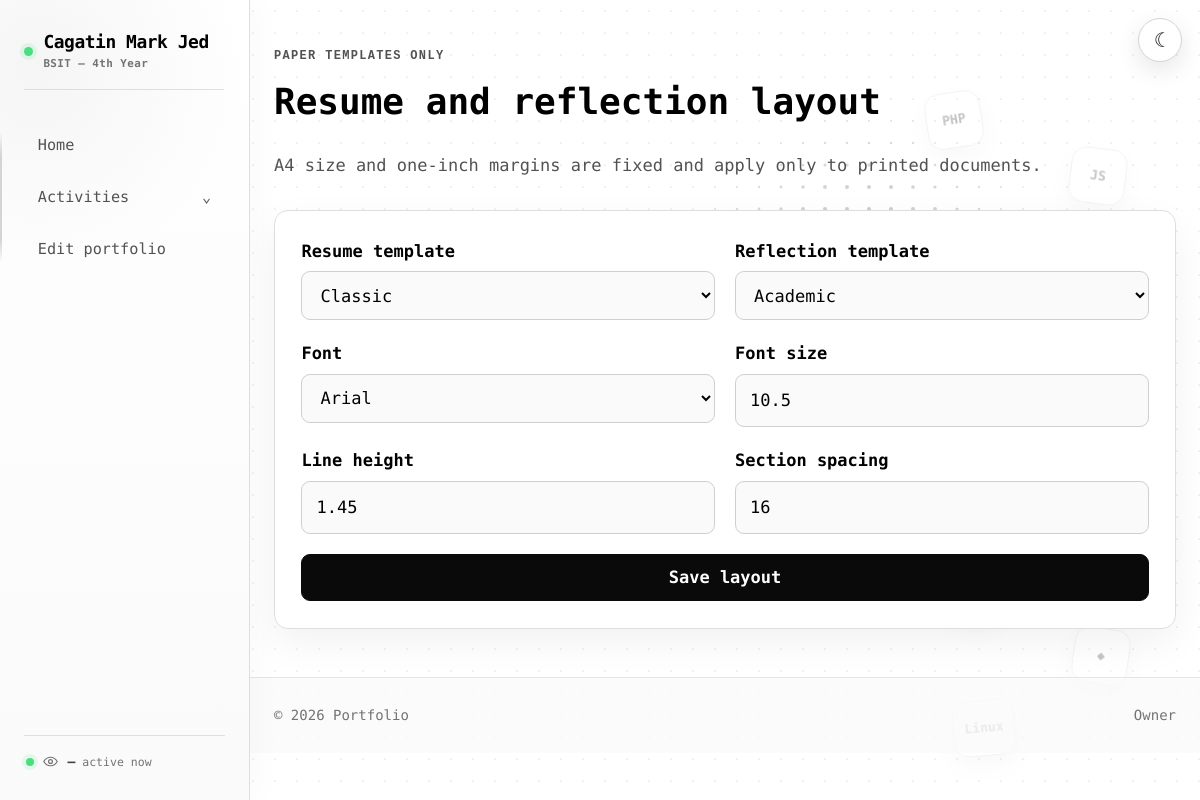
The app's page /?page=layouts (signed in) with its own data.
### tables this page shows
CREATE TABLE IF NOT EXISTS document_layouts (
    id TINYINT UNSIGNED PRIMARY KEY,
    resume_template ENUM('classic','modern') NOT NULL DEFAULT 'classic',
    reflection_template ENUM('academic','journal') NOT NULL DEFAULT 'academic',
    font_family ENUM('Arial','Georgia','Inter') NOT NULL DEFAULT 'Arial',
    font_size DECIMAL(4,1) NOT NULL DEFAULT 10.5,
    line_height DECIMAL(3,2) NOT NULL DEFAULT 1.45,
    section_spacing SMALLINT UNSIGNED NOT NULL DEFAULT 16,
    updated_at TIMESTAMP DEFAULT CURRENT_TIMESTAMP ON UPDATE CURRENT_TIMESTAMP
);

### app/Core/View.php (called while the page is built, shortened)
<?php
final class View
{
    public static function render(string $template, array $data = []): void
    {
        extract($data, EXTR_SKIP);
        require dirname(__DIR__) . '/Views/' . $template . '.php';
    }
}

### app/Controllers/PortfolioController.php (called while the page is built, shortened)
<?php
final class PortfolioController
{
    public function handle(): void
    {
        $page = $_GET['page'] ?? 'home';
        $slug = $_GET['slug'] ?? null;
        $error = null;
        View::render('portfolio', [
            'page' => $page,
            'slug' => $slug,
            'error' => $error,
            'profile' => $this->content->publishedOne('profile')['data'] ?? [],
            'contact' => $this->content->publishedOne('contact')['data'] ?? [],
            ...$this->pageData($page, $slug),
        ]);
    }
    private function pageData(string $page, ?string $slug): array
    {
        return match ($page) {
            'home' => [],
            'about' => ['system' => $this->content->publishedOne('current_system')['data'] ?? []],
            'activities' => $this->listingData($page),
            'activity', 'reflection' => ['item' => $this->content->publishedOne($page, $slug), 'layout' => $this->content->layoutSettings()],
            'resume' => ['item' => $this->content->publishedOne('resume'), 'layout' => $this->content->layoutSettings()],
            'admin' => ['items' => array_values(array_filter(
                $this->content->adminContent(),
                fn (array $item): bool => !in_array($item['type'], ['current_system', 'project'], true)
            ))],
            'edit' => ['item' => $this->findAdminItem((string) ($_GET['id'] ?? ''))],
            'layouts' => ['layout' => $this->content->layoutSettings()],
            default => [],
        };
    }
}

### public/index.php (called while the page is built, shortened)
<?php
(new App\Controllers\PortfolioController(new App\Models\Content()))->handle();

### app/auth.php (called while the page is built, shortened)
<?php
function start_secure_session(): void
{
    if (session_status() === PHP_SESSION_ACTIVE) return;
}
function owner_logged_in(): bool { start_secure_session(); return ($_SESSION['role'] ?? '') === 'owner'; }

### app/Models/Content.php (called while the page is built, shortened)
<?php
final class Content
{
    public function layoutSettings(): array
    {
        $default = ['resume_template'=>'classic','reflection_template'=>'academic','font_family'=>'Arial','font_size'=>10.5,'line_height'=>1.45,'section_spacing'=>16];
        return db()->query('SELECT * FROM document_layouts WHERE id=1')->fetch() ?: $default;
    }
}

### app/Views/portfolio.php (the view, shortened to what this page needs)
<?php
function e(mixed $value): string { return htmlspecialchars((string)$value, ENT_QUOTES, 'UTF-8'); }
?><!doctype html><html lang="en"><head><link rel="stylesheet" href="/assets/style.css"></head><body class="page-<?=e($page)?> bg-white text-black antialiased">
<aside class="sidebar no-print"><a href="/" class="sidebar-name"><?=e($profile['name']??'Cagatin Mark Jed')?></a><button id="menu-button" class="sidebar-menu-button" aria-expanded="false" aria-controls="mobile-menu">Menu</button><nav id="mobile-menu" class="sidebar-nav hidden"><a href="/" class="<?=$page==='home'?'active':''?>">Home</a><details class="sidebar-dropdown" <?=in_array($page,['activities','activity','reflections','reflection','resume'],true)?'open':''?>><summary class="<?=in_array($page,['activities','activity','reflections','reflection','resume'],true)?'active':''?>">Activities <span aria-hidden="true">⌄</span></summary><div class="sidebar-submenu"><a href="/?page=reflections" class="<?=in_array($page,['reflections','reflection'],true)?'active':''?>">Reflections</a><a href="/?page=resume" class="<?=$page==='resume'?'active':''?>">Resume</a></div></details><?php if(owner_logged_in()):?><a href="/?page=admin">Edit portfolio</a><?php endif;?></nav><div class="active-viewers" aria-live="polite"><span class="active-viewers-dot" aria-hidden="true"></span><svg class="active-viewers-eye" aria-hidden="true" viewBox="0 0 24 24"><path d="M2.5 12s3.5-6 9.5-6 9.5 6 9.5 6-3.5 6-9.5 6-9.5-6-9.5-6Z"/><circle cx="12" cy="12" r="2.75"/></svg><span><strong id="active-view-count">—</strong> active now</span></div></aside>
<main class="app-main">
<?php if($page==='home'):?>
<?php
$contactLinks=[];
foreach($contact['links']??[] as $link){$contactLinks[strtolower($link['label']??'')]=$link['url']??'';}
$profileSocials=[
    'facebook'=>$contactLinks['facebook']??'https://www.facebook.com/mark.jed.cagatin.2025/',
    'github'=>$contactLinks['github']??'https://github.com/yukino123-bee',
    'linkedin'=>$contactLinks['linkedin']??'https://www.linkedin.com/in/mark-cagatin-9a868a392/',
    'email'=>'mailto:'.($contact['email']??'cagatinmark26@gmail.com'),
];
?>
<section class="hero-texture"><div class="site-width landing-profile py-20"><div class="profile-portrait"><div class="profile-photo"><img src="/assets/profile-photo.png" alt="Portrait of Cagatin Mark Jed"></div><nav class="profile-socials" aria-label="Social links"><?php foreach($profileSocials as $label=>$url):?><a href="<?=e($url)?>" target="_blank" rel="noreferrer" aria-label="<?=e($label)?>"><?=e($label)?><span aria-hidden="true">↗</span></a><?php endforeach;?></nav></div><div class="profile-intro"><p class="label"><?=e($profile['role']??'Full-Stack Developer')?></p><div class="profile-name-wrap mt-4"><h1><button id="profile-name-button" class="profile-name-button text-5xl font-semibold tracking-[-.05em]" type="button" aria-expanded="false" aria-controls="profile-full-info"><?=e($profile['name']??'Cagatin Mark Jed')?></button></h1><span class="name-tap-cursor" aria-hidden="true">☝</span></div><div id="profile-full-info" class="profile-full-info" hidden><p class="label">Full information</p><dl><div><dt>Name</dt><dd><?=e($profile['full_name']??'Mark Jed M. Cagatin')?></dd></div><div><dt>Age</dt><dd><?=e($profile['age']??'21')?></dd></div><div><dt>Birthdate</dt><dd><?=e($profile['birthdate']??'March 11, 2005')?></dd></div><div><dt>School</dt><dd><?=e($profile['school']??'JH Cerilles State College')?></dd></div><div><dt>Course &amp; Year</dt><dd><?=e($profile['course_year']??'Bachelor of Information Technology — 4th Year')?></dd></div><div><dt>Dream Job</dt><dd><?=e($profile['dream_job']??'Developer')?></dd></div></dl></div><p class="mt-5 max-w-xl text-lg text-neutral-600"><?=e($profile['intro']??'')?></p><p class="mt-3 max-w-xl text-neutral-600"><?=e($profile['biography']??'')?></p><div class="profile-meta"><span><?=e($profile['location']??'Metro Manila, Philippines')?></span><span><?=e($profile['availability']??'Open to collaborations')?></span></div><div class="mt-6"><?php tags($profile['skills']??[]);?></div></div><article class="current-work"><div class="section-heading"><span>01</span><p class="label">Currently building</p></div><p class="current-work-placeholder">Coming soon</p></article></div></section>
<?php elseif($page==='layouts'):require_owner()?><section class="site-width max-w-3xl py-12"><p class="label">Paper templates only</p><h1 class="mt-4 text-4xl font-semibold">Resume and reflection layout</h1><p class="mt-3 text-neutral-600">A4 size and one-inch margins are fixed and apply only to printed documents.</p><form method="post" class="panel mt-8 grid gap-5 md:grid-cols-2"><input type="hidden" name="csrf" value="<?=csrf_token()?>"><input type="hidden" name="action" value="layout"><?php select_field('resume_template','Resume template',['classic'=>'Classic','modern'=>'Modern'],$layout);select_field('reflection_template','Reflection template',['academic'=>'Academic','journal'=>'Journal'],$layout);select_field('font_family','Font',['Arial'=>'Arial','Georgia'=>'Georgia','Inter'=>'Inter'],$layout);number_field('font_size','Font size',8,14,.5,$layout);number_field('line_height','Line height',1.1,2,.05,$layout);number_field('section_spacing','Section spacing',8,32,1,$layout);?><button class="button md:col-span-2">Save layout</button></form></section>
<?php else:http_response_code(404);?><section class="site-width py-24"><h1 class="text-5xl font-semibold">Page not found</h1></section><?php endif;?>
</main><footer class="app-footer no-print border-t border-neutral-200"><div class="site-width flex justify-between py-7 text-sm text-neutral-500"><span>© <?=date('Y')?> <?=e($profile['name']??'Portfolio')?></span><a href="/?page=login">Owner</a></div></footer><script src="/assets/app.js"></script></body></html>
<?php
function select_field(string $name,string $label,array $choices,array $data):void{echo '<label class="font-semibold">'.e($label).'<select class="field" name="'.e($name).'">';foreach($choices as $value=>$text)echo '<option value="'.e($value).'" '.(($data[$name]??'')===$value?'selected':'').'>'.e($text).'</option>';echo '</select></label>';}
function number_field(string $name,string $label,float $min,float $max,float $step,array $data):void{echo '<label class="font-semibold">'.e($label).'<input class="field" type="number" name="'.e($name).'" min="'.$min.'" max="'.$max.'" step="'.$step.'" value="'.e($data[$name]??'').'"></label>';}

### app/Views/portfolio.php (style rules this page uses)
html { background:#fff }

### records on screen
document_layouts: resume_template "Classic", reflection_template "Academic", font_size "10.5", line_height "1.45", section_spacing "16"

### other values on screen
$profile['name'] "Cagatin Mark Jed"
$label "Resume template Reflection template Font"
$label "Font size Line height Section spacing"
$profile['name'] "Portfolio"
form field font_family "Arial"
